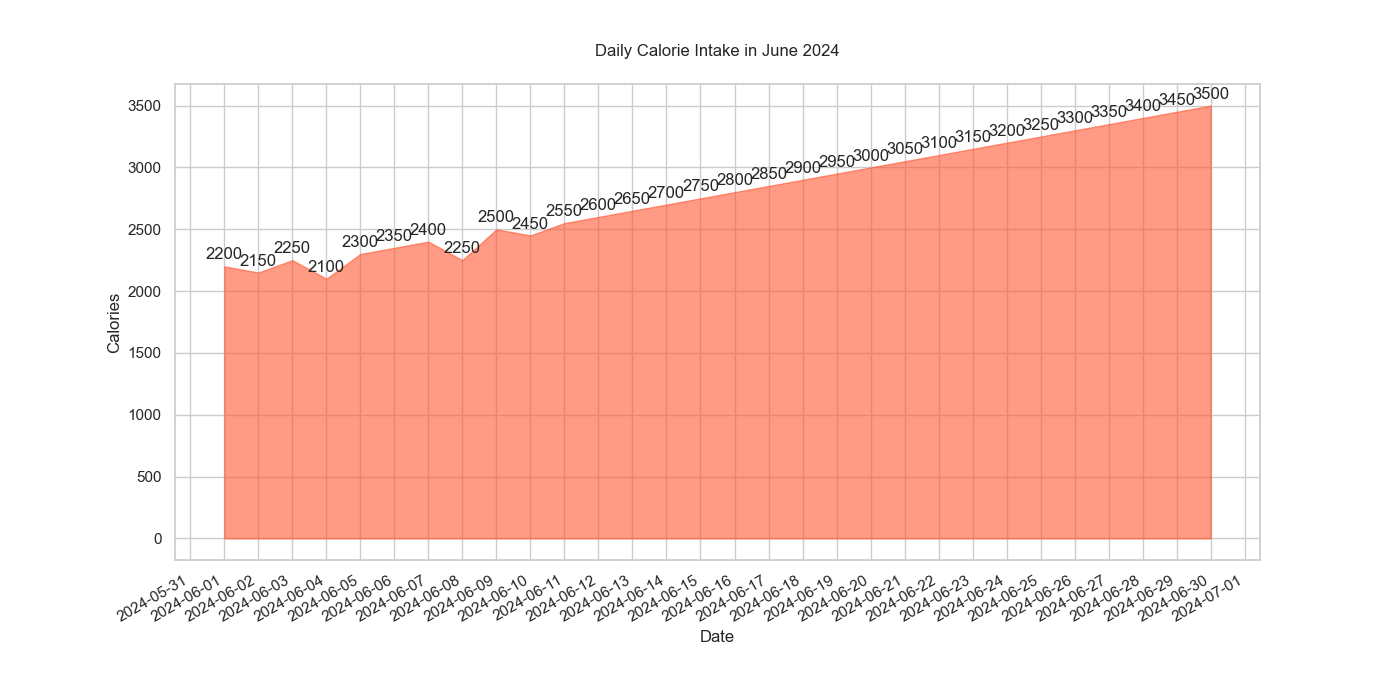

Source code (Python):

import matplotlib.pyplot as plt
import pandas as pd
import matplotlib.dates as mdates

data = {
    'Date': [
        '2024-06-01', '2024-06-02', '2024-06-03', '2024-06-04', '2024-06-05',
        '2024-06-06', '2024-06-07', '2024-06-08', '2024-06-09', '2024-06-10',
        '2024-06-11', '2024-06-12', '2024-06-13', '2024-06-14', '2024-06-15',
        '2024-06-16', '2024-06-17', '2024-06-18', '2024-06-19', '2024-06-20',
        '2024-06-21', '2024-06-22', '2024-06-23', '2024-06-24', '2024-06-25',
        '2024-06-26', '2024-06-27', '2024-06-28', '2024-06-29', '2024-06-30'
    ],
    'Calories': [
        2200, 2150, 2250, 2100, 2300, 2350, 2400, 2250, 2500, 2450,
        2550, 2600, 2650, 2700, 2750, 2800, 2850, 2900, 2950, 3000,
        3050, 3100, 3150, 3200, 3250, 3300, 3350, 3400, 3450, 3500
    ]
}

df = pd.DataFrame(data)
df['Date'] = pd.to_datetime(df['Date'])

fig, ax = plt.subplots(figsize=(14, 7))

ax.fill_between(df['Date'], df['Calories'], color='#FF5733', alpha=0.6)

ax.xaxis.set_major_formatter(mdates.DateFormatter('%Y-%m-%d'))
ax.xaxis.set_major_locator(mdates.DayLocator(interval=1))
fig.autofmt_xdate()

for i, txt in enumerate(df['Calories']):
    ax.annotate(txt, (df['Date'][i], df['Calories'][i]), textcoords="offset points", xytext=(0,5), ha='center')

plt.xlabel('Date')
plt.ylabel('Calories')
plt.title('Daily Calorie Intake in June 2024', pad=20)
plt.grid(True)

plt.show()
